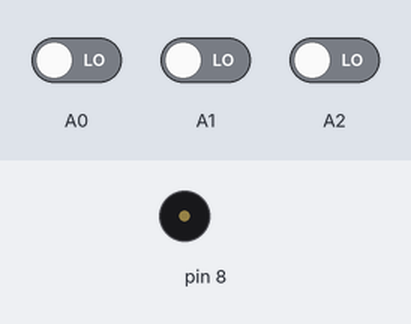
A sketch run on a simulated Arduino Uno, built with avr-gcc and run on an emulated ATmega328P. Parts: buzzer (waves = sounding). The inputs (shaded band) are chosen by the test bench; at power-on: A0 LOW, A1 LOW, A2 LOW.

Above: at 1.2 s.
1.3 s: A0 driven HIGH
At 1.8 s:
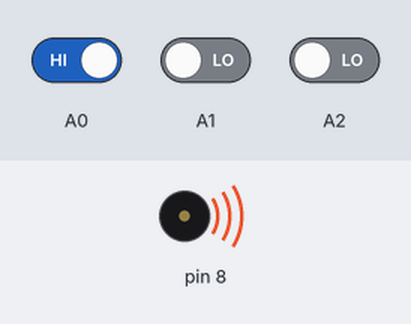
Timing chart, 0 to 4.3 s (numbered marks = the images above; inputs shaded):
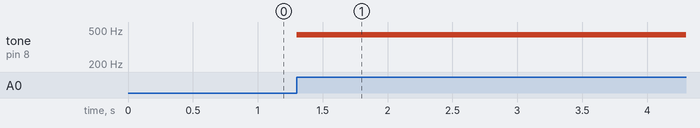

The sketch:

Tone_Keyboard.ino
```cpp
int pos = 0;

void setup()
{
  pinMode(A0, INPUT);
  pinMode(A1, INPUT);
  pinMode(A2, INPUT);
  pinMode(8, OUTPUT);
}

void loop()
{
  // if button press on A0 is detected
  if (digitalRead(A0) == HIGH) {
    tone(8, 440, 100); // play tone 57 (A4 = 440 Hz)
  }
  // if button press on A1 is detected
  if (digitalRead(A1) == HIGH) {
    tone(8, 494, 100); // play tone 59 (B4 = 494 Hz)
  }
  // if button press on A0 is detected
  if (digitalRead(A2) == HIGH) {
    tone(8, 523, 100); // play tone 60 (C5 = 523 Hz)
  }
  delay(10); // Delay a little bit to improve simulation performance
}
```

Measured:
- after the input at 1.3 s, tone on pin 8: silent → 440 Hz at once
